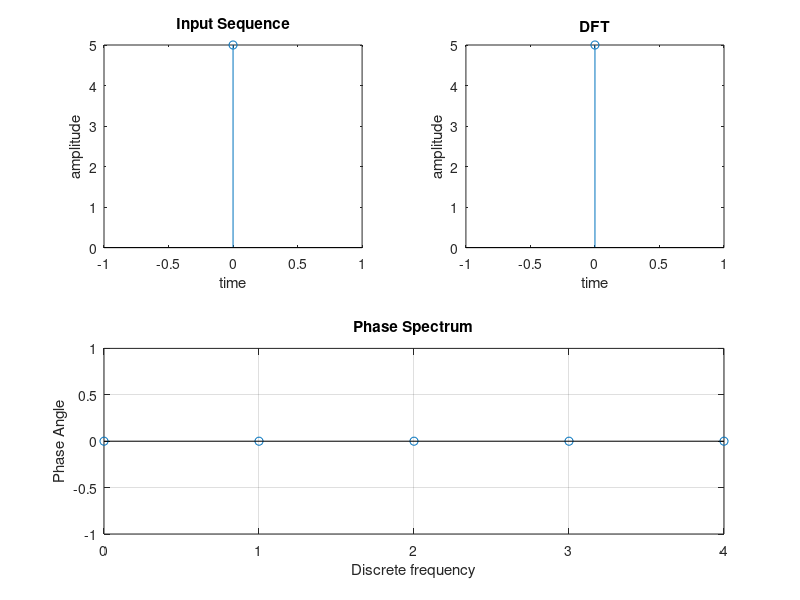

Here is the MATLAB script that generated this plot:


clc;
close all;
clear all;
x=input('Enter the sequence x= '); %[2 3 -1 4]
N=input('Enter the length of the DFT N= '); %4
len=length(x);
if N>len
    x=[x zeros(1,N-len)];
elseif N<len
    x=x(1:N);
end
i=sqrt(-1);
w=exp(-i*2*pi/N); % Twiddle factor (w)
n=0:(N-1);
k=0:(N-1);
nk=n'*k; % creates a N by N matrix of nk values
W=w.^nk;% DFT matrix
X=x*W;
disp(X);
subplot(211);
stem(k,abs(X));
title('Magnitude Spectrum');
xlabel('Discrete frequency');
ylabel('Amplitude');
grid on;
subplot(212);
stem(k,angle(X)); %give phase in radiant 
title('Phase Spectrum');
xlabel('Discrete frequency');
ylabel('Phase Angle');
grid on;





% DFT program with FFT


clear all; close all;
clc;
xn=input('Enter the input sequence')  %[1 2 3 4] 
N=length(xn)
n=0:1:N-1;
subplot(2,2,1)
stem(n,xn)
xlabel('time')
ylabel('amplitude')
title('Input Sequence')
xk=fft(xn,N)
disp(xk)
k=0:1:N-1;
subplot(2,2,2)
stem(k,xk)
xlabel('time')
ylabel('amplitude')
title('DFT')
